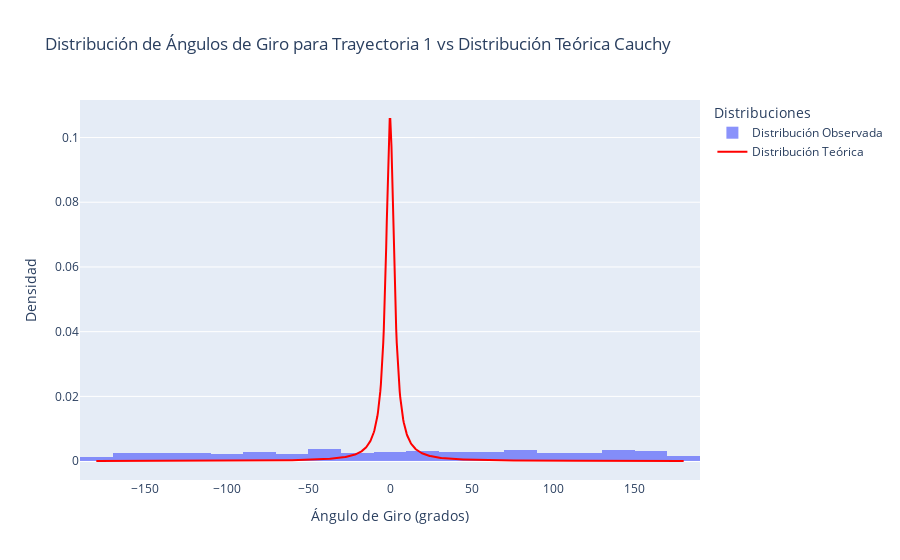
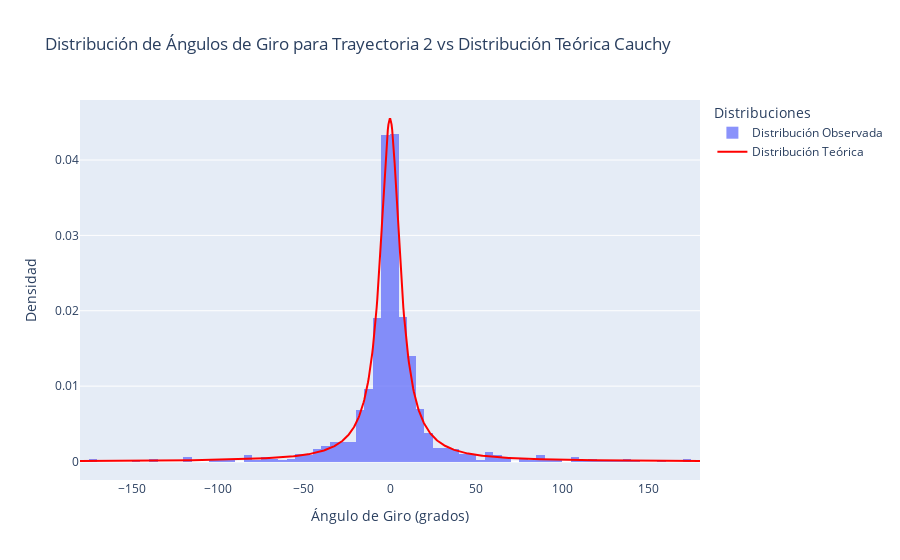

Source (notebook cell) for these figures, in order:
### Code cell
import pandas as pd
import numpy as np
import plotly.graph_objects as go
from scipy.stats import cauchy

def turning_angles(df, x_col='x_pos', y_col='y_pos'):
    if x_col not in df.columns or y_col not in df.columns:
        raise ValueError("Las columnas especificadas no existen en el DataFrame")
    
    angles = []
    N = len(df)
    
    for i in range(1, N-1):
        A = np.array([df[x_col].iloc[i-1], df[y_col].iloc[i-1]])
        B = np.array([df[x_col].iloc[i], df[y_col].iloc[i]])
        C = np.array([df[x_col].iloc[i+1], df[y_col].iloc[i+1]])
        
        AB = B - A
        BC = C - B
        
        angle = np.arctan2(np.linalg.det([AB, BC]), np.dot(AB, BC))
        angle_degrees = np.degrees(angle)
        angles.append(angle_degrees)
    
    return angles

def plot_turning_angle_distribution(angles, distribution, distribution_params, title):
    fig = go.Figure()
    
    fig.add_trace(go.Histogram(x=angles, histnorm='probability density', name='Distribución Observada', opacity=0.75))
    
    x = np.linspace(-180, 180, 1000)
    y = distribution.pdf(x, *distribution_params)
    
    fig.add_trace(go.Scatter(x=x, y=y, mode='lines', name='Distribución Teórica', line=dict(color='red')))
    
    fig.update_layout(title=title, xaxis_title='Ángulo de Giro (grados)', yaxis_title='Densidad', legend_title='Distribuciones')
    fig.show()

# Cargar datos para dos trayectorias diferentes
df1 = pd.read_csv('brownian_3.csv')
df2 = pd.read_csv('crw_6_9.csv')

# Calcular ángulos de giro para cada trayectoria
angles_1 = turning_angles(df1)
angles_2 = turning_angles(df2)

# Parámetros para la distribución teórica de Cauchy
params_1 = (0, 3)
params_2 = (0, 7)

# Crear y mostrar gráficos comparativos
plot_turning_angle_distribution(angles_1, cauchy, params_1, 'Distribución de Ángulos de Giro para Trayectoria 1 vs Distribución Teórica Cauchy')
plot_turning_angle_distribution(angles_2, cauchy, params_2, 'Distribución de Ángulos de Giro para Trayectoria 2 vs Distribución Teórica Cauchy')

### Figure 1 — Plotly figure (JSON) as saved in the notebook; plotly's stock layout.template omitted (floating-point values rounded to 4 significant figures; data arrays with more than 128 entries replaced by an {"elided": "..."} marker saying what was removed)
{"data": [{"histnorm": "probability density", "name": "Distribución Observada", "opacity": 0.75, "type": "histogram", "x": {"elided": "998 float values"}}, {"line": {"color": "red"}, "mode": "lines", "name": "Distribución Teórica", "type": "scatter", "x": {"elided": "1000 float values"}, "y": {"elided": "1000 float values"}}], "layout": {"legend": {"title": {"text": "Distribuciones"}}, "title": {"text": "Distribución de Ángulos de Giro para Trayectoria 1 vs Distribución Teórica Cauchy"}, "xaxis": {"title": {"text": "Ángulo de Giro (grados)"}}, "yaxis": {"title": {"text": "Densidad"}}}}

### Figure 2 — Plotly figure (JSON) as saved in the notebook; plotly's stock layout.template omitted (floating-point values rounded to 4 significant figures; data arrays with more than 128 entries replaced by an {"elided": "..."} marker saying what was removed)
{"data": [{"histnorm": "probability density", "name": "Distribución Observada", "opacity": 0.75, "type": "histogram", "x": {"elided": "998 float values"}}, {"line": {"color": "red"}, "mode": "lines", "name": "Distribución Teórica", "type": "scatter", "x": {"elided": "1000 float values"}, "y": {"elided": "1000 float values"}}], "layout": {"legend": {"title": {"text": "Distribuciones"}}, "title": {"text": "Distribución de Ángulos de Giro para Trayectoria 2 vs Distribución Teórica Cauchy"}, "xaxis": {"title": {"text": "Ángulo de Giro (grados)"}}, "yaxis": {"title": {"text": "Densidad"}}}}
